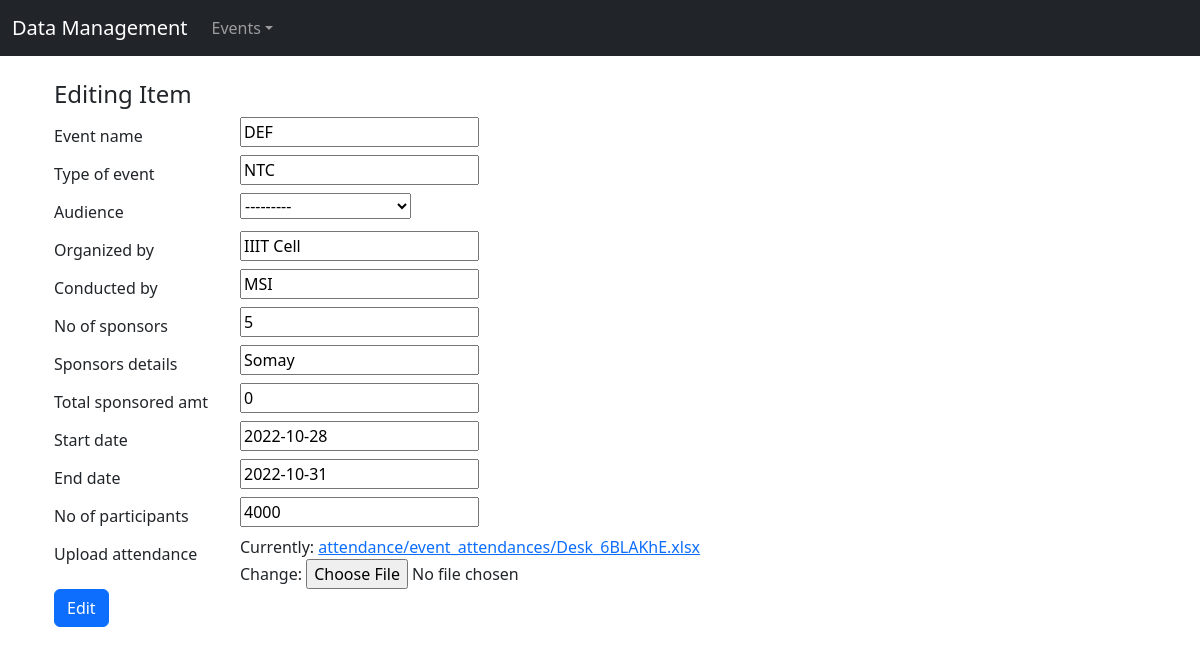
/edit_event/5, run on the app's committed database.
### manage_data/models.py (models this page shows, shortened)
class Events(models.Model):
    event_name = models.CharField(max_length=200,blank=False)
    type_of_event = models.CharField(max_length=200,blank=False)
    audience = (
        ('Faculty','Faculty'),
        ('Student','Student'),
        ('Both','Faculty and Student'),
    )
    Audience = models.CharField(max_length=20,choices=audience,blank=False)
    Organized_by = models.CharField(max_length=255,blank=False)
    Conducted_by = models.CharField(max_length=255,blank=False)
    no_of_sponsors = models.IntegerField()
    sponsors_details = models.CharField(max_length=255,blank=False,default='Somay')
    total_sponsored_amt = models.IntegerField(default=0)
    start_date = models.DateField()
    end_date = models.DateField()
    no_of_participants = models.IntegerField()
    upload_attendance = models.FileField(upload_to='attendance/event_attendances/')
    uploaded_at = models.DateTimeField(auto_now_add=True)

### manage_data/views.py (the view)
# urls.py: path('edit_event/<int:pk>',edit_event,name='edit_event'),
def edit_event(request,pk):
    return edit_form(request,pk,Events,EventForm)

### manage_data/forms.py
class EventForm(forms.ModelForm):
    class Meta:
        model = Events
        fields = ('event_name','type_of_event','Audience','Organized_by','Conducted_by','no_of_sponsors','sponsors_details','total_sponsored_amt','start_date','end_date','no_of_participants','upload_attendance')

### manage_data/views.py (called while the page is built)
def edit_form(request,pk,model,cls):
    item = get_object_or_404(model,pk=pk)
    if request.method == "POST":
        form = cls(request.POST, instance=item)
        if form.is_valid():
            form.save()
            return redirect('display_events')
        else:
            return redirect('display_events')
    else:
        form = cls(instance=item)
        return render(request,'edit_item.html',{'form' : form})

### manage_data/templates/edit_item.html (shortened to what this page needs)
{% extends 'base.html' %}
{% block body %}
    <div class="container">
        <form action="" method="post">
            <h4>Editing Item</h4>
            {% for field in form %}
                <div class="form-group row">
                    <label for="id_{{ field.name }}" class="col-2 col-form-label"> {{ field.label }} </label>
                    <div class="col-10">
                        {{ field }}
                    </div>
                </div>
            {% endfor %}
            <button type="submit" class="btn btn-primary" name="button">Edit</button>
        </form>
    </div>
{% endblock %}

### data on the page
Events: form "DEF" "NTC" "---------" "IIIT Cell" "MSI" "5" "Somay" "0" "2022-10-28" "2022-10-31" "4000"

### other printed values
{{ field.label }} "Event name" "Type of event" "Audience" "Organized by" "Conducted by" "No of sponsors" "Sponsors details" "Total sponsored amt" "Start date" "End date" "No of participants" "Upload attendance"
